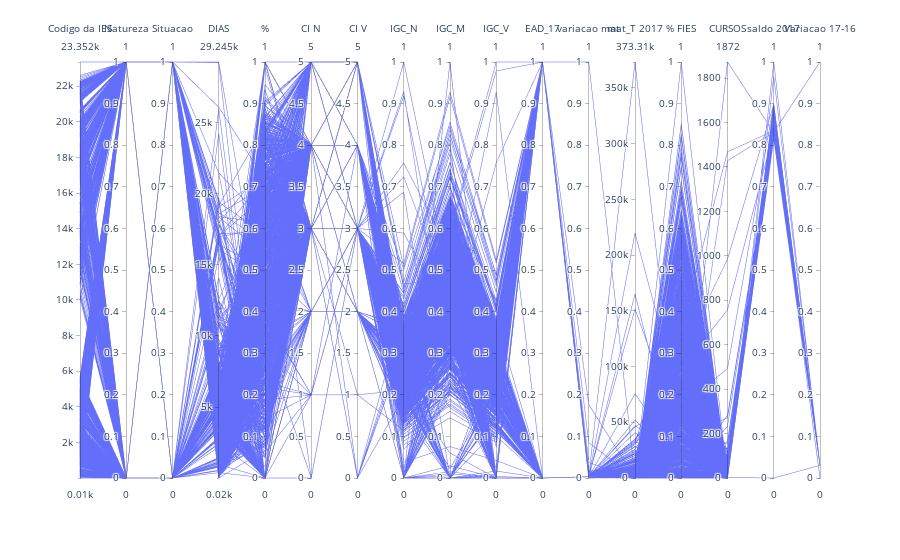

Notebook source saved alongside this figure:
### Code cell
fig = px.parallel_coordinates(df)
fig.show()
fig.write_image("../../data/parallel_1.png")

### Figure 1 — Plotly figure (JSON) as saved in the notebook; plotly's stock layout.template omitted (floating-point values rounded to 4 significant figures; data arrays with more than 128 entries replaced by an {"elided": "..."} marker saying what was removed)
{"data": [{"dimensions": [{"label": "Codigo da IES", "values": {"elided": "2177 int values"}}, {"label": "Natureza", "values": {"elided": "2177 int values"}}, {"label": "Situacao", "values": {"elided": "2177 int values"}}, {"label": "DIAS", "values": {"elided": "2177 int values"}}, {"label": "%", "values": {"elided": "2177 float values"}}, {"label": "CI N", "values": {"elided": "2177 int values"}}, {"label": "CI V", "values": {"elided": "2177 int values"}}, {"label": "IGC_N", "values": {"elided": "2177 float values"}}, {"label": "IGC_M", "values": {"elided": "2177 float values"}}, {"label": "IGC_V", "values": {"elided": "2177 float values"}}, {"label": "EAD_17", "values": {"elided": "2177 int values"}}, {"label": "variacao mat", "values": {"elided": "2177 float values"}}, {"label": "mat_T 2017", "values": {"elided": "2177 int values"}}, {"label": "% FIES", "values": {"elided": "2177 float values"}}, {"label": "CURSOS", "values": {"elided": "2177 int values"}}, {"label": "saldo 2017", "values": {"elided": "2177 float values"}}, {"label": "Variacao 17-16", "values": {"elided": "2177 float values"}}], "domain": {"x": [0, 1], "y": [0, 1]}, "name": "", "type": "parcoords"}], "layout": {"legend": {"tracegroupgap": 0}, "margin": {"t": 60}}}
